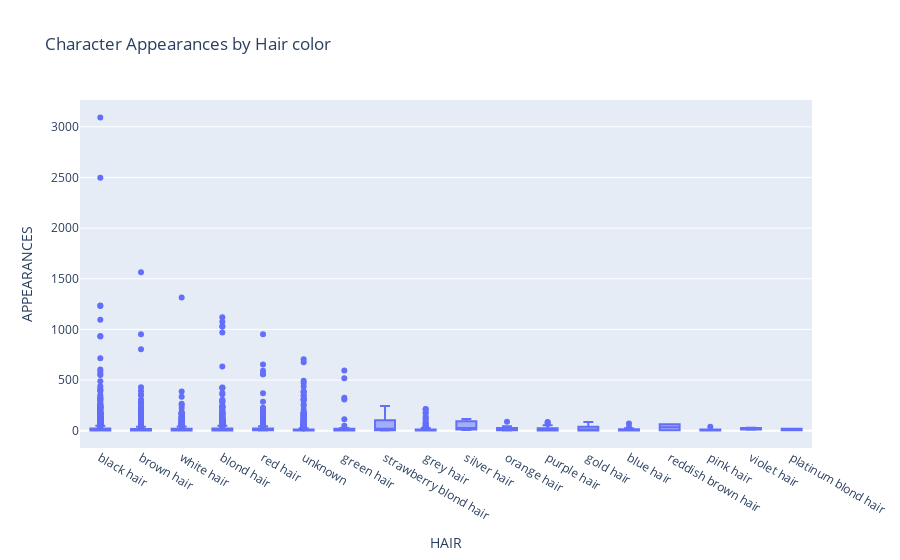

Notebook cell for this chart:
### Code cell
# --> Comment 3.13. Рассмотрим Character Appearances by Hair color
# Box plot
fig_box_hair = px.box(dataset_cleaned, x='HAIR', y='APPEARANCES', title='Character Appearances by Hair color')
fig_box_hair.show()

# --> Comment 3.13.1. Вывод:
#     Наиболее популярными цветами волос являются: черный, коричневый (подтверждается Comment 3.4.1)

### Figure 1 — Plotly figure (JSON) as saved in the notebook; plotly's stock layout.template omitted (floating-point values rounded to 4 significant figures; data arrays with more than 128 entries replaced by an {"elided": "..."} marker saying what was removed)
{"data": [{"alignmentgroup": "True", "hovertemplate": "HAIR=%{x}<br>APPEARANCES=%{y}<extra></extra>", "legendgroup": "", "marker": {"color": "#636efa"}, "name": "", "notched": false, "offsetgroup": "", "orientation": "v", "showlegend": false, "type": "box", "x": {"elided": "5993 str values"}, "x0": " ", "xaxis": "x", "y": {"elided": "5993 int values"}, "y0": " ", "yaxis": "y"}], "layout": {"boxmode": "group", "legend": {"tracegroupgap": 0}, "title": {"text": "Character Appearances by Hair color"}, "xaxis": {"anchor": "y", "domain": [0, 1], "title": {"text": "HAIR"}}, "yaxis": {"anchor": "x", "domain": [0, 1], "title": {"text": "APPEARANCES"}}}}
